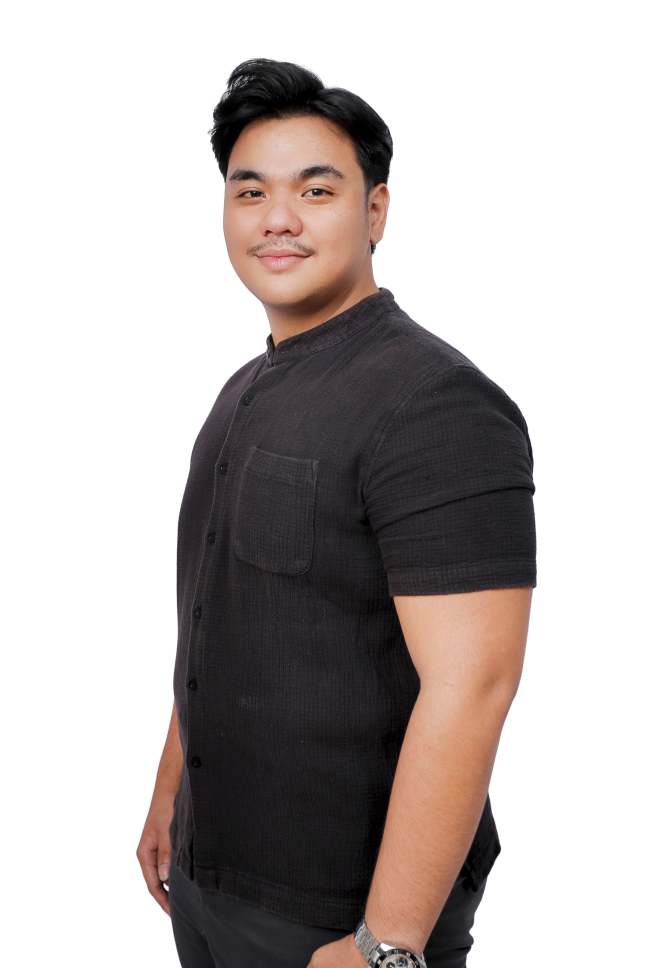
#> input picture extracted_assets/profile_transparent.png, 1291 x 1936 px (shown at 1/2 size)
$ python organize_public_assets.py
#> lines starting #> are read from the running program, lines starting #| are printed output that depends on the picture
import os
import shutil
from PIL import Image

# Create directories
os.makedirs("public/projects/ews", exist_ok=True)
os.makedirs("public/projects/cdc", exist_ok=True)
os.makedirs("public/projects/rag", exist_ok=True)
os.makedirs("public/projects/voice", exist_ok=True)
os.makedirs("public/activities", exist_ok=True)

# 1. Update CV file
print("Copying CV...")
shutil.copy2("Farrel_Julio_Akbar_CV_R.pdf", "public/farrel-julio-cv.pdf")

# 2. Update Profile image
print("Processing profile image...")
# Save transparent version
shutil.copy2("extracted_assets/profile_transparent.png", "public/profile-transparent.png")

# Also create a square avatar with a soft gradient background for places that need square profile.jpg
im = Image.open("extracted_assets/profile_transparent.png")
#> im is the input picture: PIL image 1291x1936 RGBA; mean R, G, B, A 32.8, 26, 24.6, 101.4
# Crop to upper torso and head (face centered)
# Image size is (1291, 1936)
# Head is around x: 250 to 950, y: 50 to 1100
crop_box = (150, 40, 1150, 1040)
avatar_crop = im.crop(crop_box)
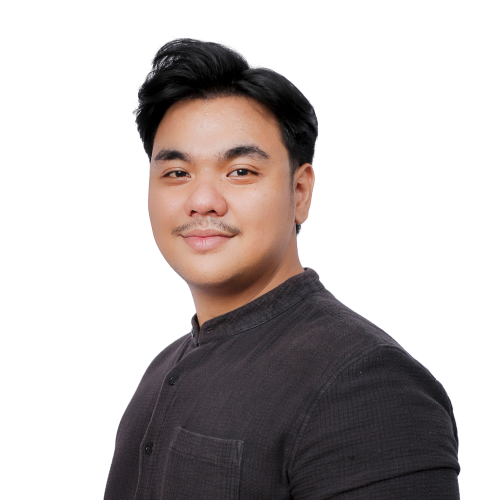
#> avatar_crop: PIL image 1000x1000 RGBA (shown at 1/2 size); mean R, G, B, A 34.3, 27.9, 27.2, 98; transparent parts drawn white
avatar_crop.thumbnail((800, 800), Image.Resampling.LANCZOS)
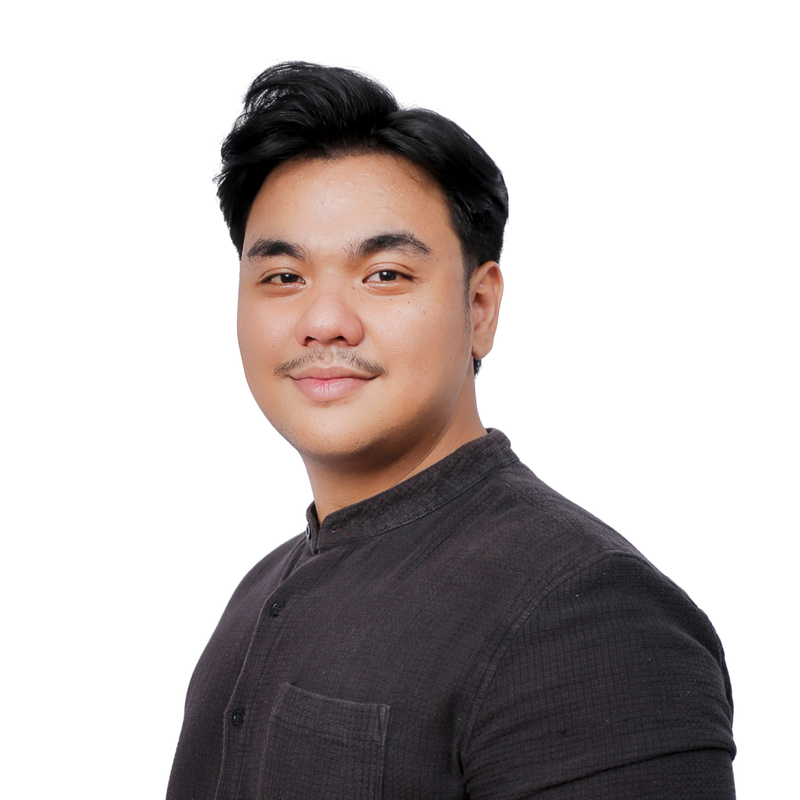
#> avatar_crop: PIL image 800x800 RGBA; mean R, G, B, A 34.3, 27.9, 27.3, 98; transparent parts drawn white

# Create soft blue gradient background
bg = Image.new("RGBA", avatar_crop.size, (240, 246, 255, 255))
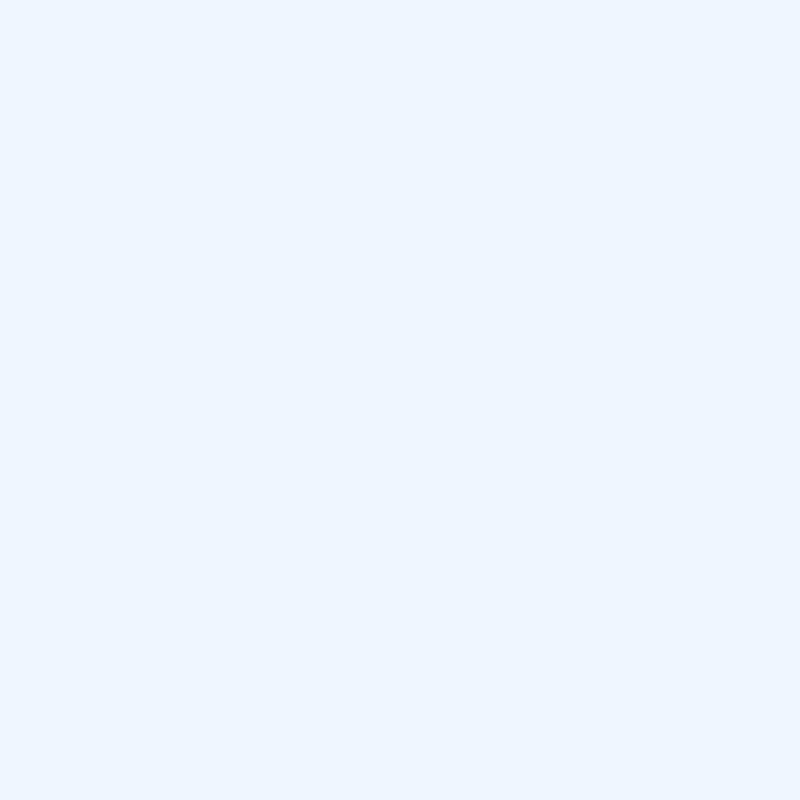
#> bg: PIL image 800x800 RGBA; mean R, G, B, A 240, 246, 255, 255
avatar_comp = Image.alpha_composite(bg, avatar_crop)
avatar_comp.convert("RGB").save("public/profile.jpg", "JPEG", quality=95)
avatar_crop.save("public/profile-crop.png", "PNG")

# 3. Project Images
# EWS
print("Copying EWS images...")
shutil.copy2("extracted_assets/page_9_img_1.png", "public/projects/ews/dashboard-monitoring.png")
shutil.copy2("extracted_assets/page_4_img_1.png", "public/projects/ews/risk-heatmap.png")
shutil.copy2("extracted_assets/page_9_img_2.png", "public/projects/ews/pipeline-architecture.png")

# CDC
print("Copying CDC images...")
shutil.copy2("extracted_assets/page_7_img_4.png", "public/projects/cdc/grafana-dashboard.png")
shutil.copy2("extracted_assets/page_7_img_3.png", "public/projects/cdc/cdc-architecture.png")
shutil.copy2("extracted_assets/page_7_img_1.png", "public/projects/cdc/debezium-concept.png")

# RAG
print("Copying RAG images...")
shutil.copy2("extracted_assets/page_8_img_1.png", "public/projects/rag/n8n-agent-workflow.png")
shutil.copy2("extracted_assets/page_8_img_2.png", "public/projects/rag/n8n-ingestion-workflow.png")
shutil.copy2("extracted_assets/page_8_img_3.png", "public/projects/rag/telegram-chat.png")

# Voice MLOps
print("Copying Voice MLOps images...")
shutil.copy2("extracted_assets/page_6_img_1.png", "public/projects/voice/huggingface-ui.png")

# 4. Activities & Leadership Images
print("Copying Activity images...")
shutil.copy2("extracted_assets/page_5_img_2.jpeg", "public/activities/bi-capacity-building.jpg")
shutil.copy2("extracted_assets/page_5_img_1.jpeg", "public/activities/bi-evaluation-meeting.jpg")
shutil.copy2("extracted_assets/page_5_img_3.jpeg", "public/activities/rajawali-team.jpg")
shutil.copy2("extracted_assets/page_3_img_1.jpeg", "public/activities/itera-defense.jpg")
shutil.copy2("extracted_assets/page_3_img_2.png", "public/activities/itera-graduation.png")

print("All assets organized successfully!")
